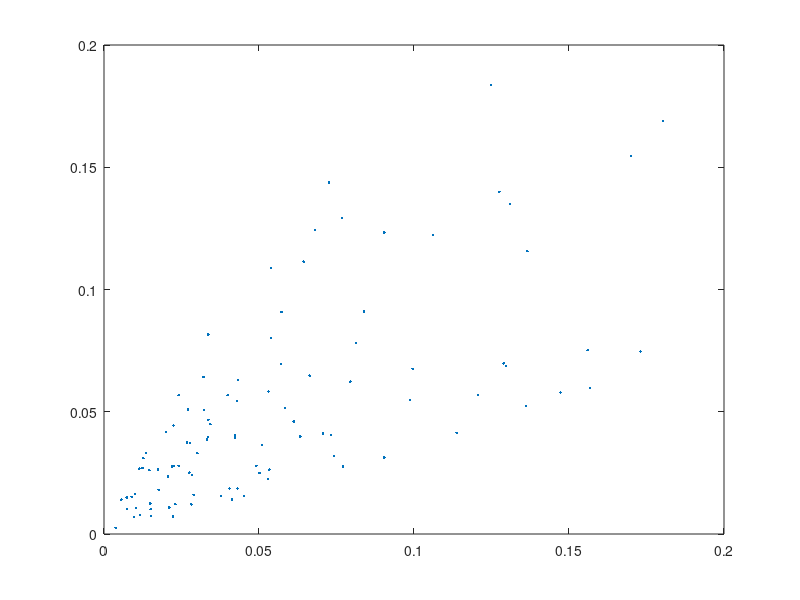

The MATLAB script that drew this image:
% filename: setup_lung.m
%heterogeneity parameter (0<=beta<=1):
%beta=0 for homogenous lung
%beta=1 for no ventilation/perfusion correlation
beta = 0.5
%beta=0.1 %FOR TASK 4, go 0:0.1:1
%
%number of iterations used in bisection:
maxcount=20
%
%number of ``alveoli'':
n=100
%
%reference oxygen concentration (moles/liter):
cref=0.2/(22.4*(310/273)) 
%cref=concentration of oxygen 
%in air at sea level at body temperature
%
%oxygen concentration in the inspired air:
cI=cref

%
%blood oxygen concentration
%at full hemoglobin saturation: 
cstar=cref %TASK 7 comment this
%cstar = 1.5*cref %TASK 7 uncomment this
%cstar=4*(concentration of hemoglobin 
%in blood expressed in moles/liter)
%
%rate of oxygen consumption (moles/minute):
M=0.25*cref*5.6 %comment out for task 4
%M = 0.032 %FOR TASK 4. Trial and error
%
%oxygen partial pressure 
%at which hemoglobin is half-saturated:
Pstar=25
%
%gas constant*absolute temperature 
%(mmHg*liters/mole):
RT=760*22.4*(310/273)
%
%oxygen partial pressure 
%in the inspired air (mmHg):
PI=RT*cI
%
%oxygen concentration
%in blood exposed directly to inspired air:
camax=cstar*(PI/Pstar)^3/(1+(PI/Pstar)^3)
%camax is an upper bound 
%on oxygen concentration in blood 
%
%expected value of total alveolar ventilation:
VAtotal=5.0     %(liters/minute)

%expected value of total perfusion:
Qtotal=5.6      %(liters/minute)
%
%expected alveolar ventilation per alveolus:
VAbar=VAtotal/n
%
%expected perfusion per alveolus: 
Qbar=Qtotal/n 

a1=-log(rand(n,1));
a2=-log(rand(n,1));
av=(a1+a2)/2;        
VA=VAbar*(a1*beta+av*(1-beta));
Q = Qbar*(a2*beta+av*(1-beta));
r=VA./Q;
figure(1)
plot(Q,VA,'.')


%find actual values of 
%VAtotal, Qtotal, VAbar, and Qbar:
VAtotal=sum(VA)
Qtotal =sum(Q)
VAbar=VAtotal/n
 Qbar= Qtotal/n
